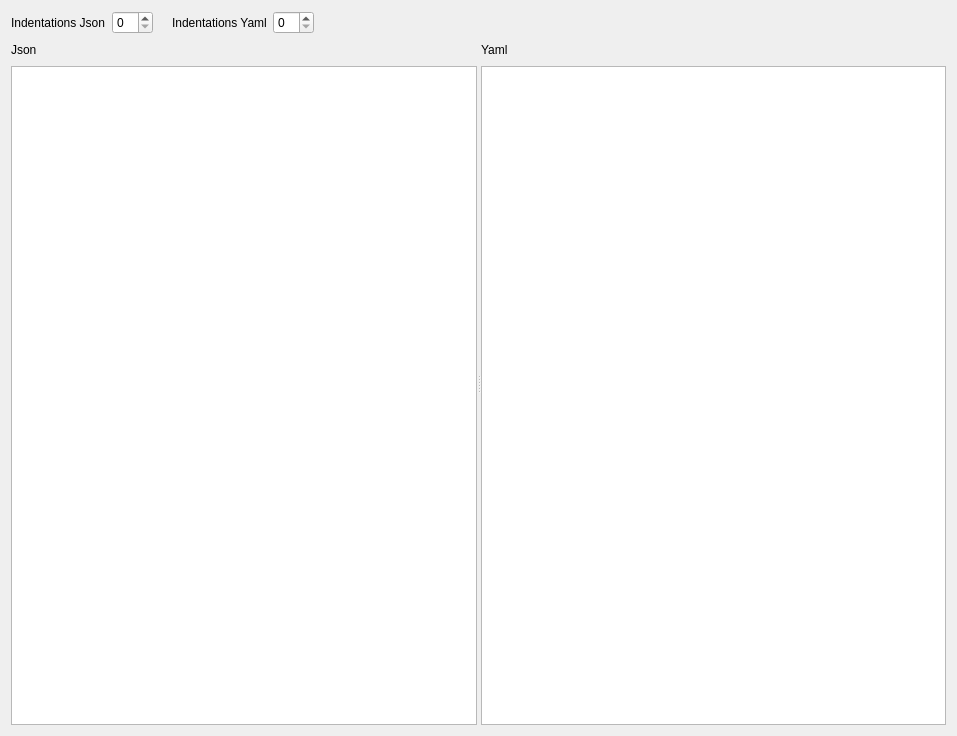
<?xml version="1.0" encoding="UTF-8"?>
<ui version="4.0">
 <class>JsonYamlConverter</class>
 <widget class="QWidget" name="JsonYamlConverter">
  <property name="geometry">
   <rect>
    <x>0</x>
    <y>0</y>
    <width>957</width>
    <height>736</height>
   </rect>
  </property>
  <property name="windowTitle">
   <string>Form</string>
  </property>
  <property name="locale">
   <locale language="English" country="UnitedStates"/>
  </property>
  <layout class="QVBoxLayout" name="verticalLayout_3" stretch="0,1">
   <item>
    <layout class="QHBoxLayout" name="horizontalLayout">
     <item>
      <widget class="QLabel" name="label">
       <property name="text">
        <string>Indentations Json</string>
       </property>
      </widget>
     </item>
     <item>
      <widget class="QSpinBox" name="jsonIndentations"/>
     </item>
     <item>
      <widget class="QLabel" name="errorLabel">
       <property name="text">
        <string/>
       </property>
      </widget>
     </item>
     <item>
      <widget class="QLabel" name="label_4">
       <property name="text">
        <string>Indentations Yaml</string>
       </property>
      </widget>
     </item>
     <item>
      <widget class="QSpinBox" name="yamlIndentations"/>
     </item>
     <item>
      <spacer name="horizontalSpacer_3">
       <property name="orientation">
        <enum>Qt::Orientation::Horizontal</enum>
       </property>
       <property name="sizeHint" stdset="0">
        <size>
         <width>40</width>
         <height>20</height>
        </size>
       </property>
      </spacer>
     </item>
    </layout>
   </item>
   <item>
    <widget class="QSplitter" name="splitter">
     <property name="orientation">
      <enum>Qt::Orientation::Horizontal</enum>
     </property>
     <widget class="QWidget" name="verticalLayoutWidget">
      <layout class="QVBoxLayout" name="verticalLayout">
       <item>
        <layout class="QHBoxLayout" name="horizontalLayout_3">
         <item>
          <widget class="QLabel" name="label_3">
           <property name="text">
            <string>Json</string>
           </property>
          </widget>
         </item>
         <item>
          <spacer name="horizontalSpacer">
           <property name="orientation">
            <enum>Qt::Orientation::Horizontal</enum>
           </property>
           <property name="sizeHint" stdset="0">
            <size>
             <width>40</width>
             <height>20</height>
            </size>
           </property>
          </spacer>
         </item>
        </layout>
       </item>
       <item>
        <widget class="QPlainTextEdit" name="json"/>
       </item>
      </layout>
     </widget>
     <widget class="QWidget" name="verticalLayoutWidget_2">
      <layout class="QVBoxLayout" name="verticalLayout_2">
       <item>
        <layout class="QHBoxLayout" name="horizontalLayout_2">
         <item>
          <widget class="QLabel" name="label_2">
           <property name="text">
            <string>Yaml</string>
           </property>
          </widget>
         </item>
         <item>
          <spacer name="horizontalSpacer_2">
           <property name="orientation">
            <enum>Qt::Orientation::Horizontal</enum>
           </property>
           <property name="sizeHint" stdset="0">
            <size>
             <width>40</width>
             <height>20</height>
            </size>
           </property>
          </spacer>
         </item>
        </layout>
       </item>
       <item>
        <widget class="QPlainTextEdit" name="yaml"/>
       </item>
      </layout>
     </widget>
    </widget>
   </item>
  </layout>
 </widget>
 <resources/>
 <connections/>
</ui>
